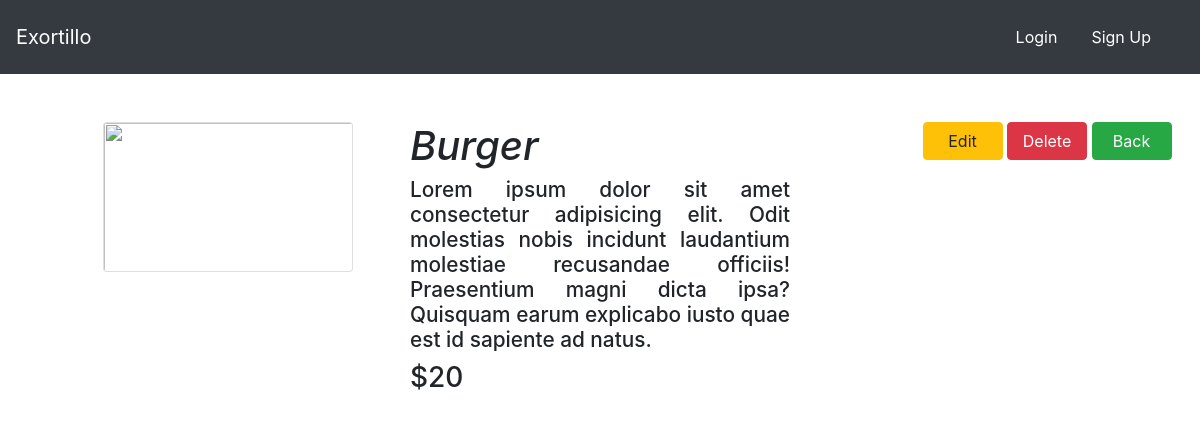
The page /food/detail/2/ on the database its author committed.
### food/models.py (models this page shows, shortened)
class Item(models.Model):
    prod_code = models.IntegerField(default=100)
    for_user = models.CharField(
        max_length=100,
        default="xyz"
        )
    item_name = models.CharField(max_length=50)
    item_desc = models.CharField(
        max_length=500,
        default='''Lorem ipsum dolor sit amet consectetur adipisicing elit. Odit molestias nobis incidunt laudantium molestiae recusandae
officiis! Praesentium magni dicta ipsa? Quisquam earum explicabo iusto quae est id sapiente ad natus.'''
        )
    item_price = models.IntegerField()
    item_image = models.CharField(
        max_length=500,
        default="https://img.freepik.com/free-vector/fast-food-black-background-poster_1284-14589.jpg?w=2000"
    )

### food/views.py (the view)
# urls.py: path("detail/<int:item_id>/", views.detail, name="detail"),
def detail(request,item_id):
    item =Item.objects.get(pk=item_id)
    context = {
         "item":item
    }
    return render(request, "food/detail.html", context)

### food/templates/food/detail.html
{% extends 'food/base.html' %}
{% block body %}
    <div class="row">
        <div class="col-md-2 offset-md-1">
            <img
            height="150px"
            width="250px"
            class="card"
            src="{{ item.item_image}}"
            >
        </div>
        <div class="col-md-4 offset-md-1">
            <h1
            style="font-style: italic;"
            >
                {{ item.item_name}}
            </h1>
            <h2
            style="font-size: 1.3rem;
            text-align: justify;
            "
            >
                {{ item.item_desc}}
            </h2>
            <h3>
                ${{ item.item_price}}
            </h3>
        </div>
        <div class="col-md-3 offset-md-1">
            <a href="{% url 'food:update_item' item.id %}"
            style="width: 80px;"
            class="btn btn-warning">
            Edit
            </a>
            <a href="{% url 'food:delete_item' item.id %}"
            style="width: 80px;"
            class="btn btn-danger">
            Delete
            </a>
            <a href="{% url 'food:index' %}"
            style="width: 80px;"
            class="btn btn-success">
            Back
            </a>
        </div>
    </div>
{% endblock %}

### food/templates/food/base.html (shortened to what this page needs)
{% load static %}
<!DOCTYPE html>
<html lang="en">
<head>
    <link rel="stylesheet" href="{% static 'food/style.css' %}">
    <link rel="stylesheet" href="https://cdn.jsdelivr.net/npm/bootstrap@4.3.1/dist/css/bootstrap.min.css"
>
</head>
<body>
    <nav class="navbar navbar-dark bg-dark">
        <a href="{% url 'food:index' %}" class="navbar-brand">
            Exortillo
        </a>
        <div class="navbar">
            {% if user.is_authenticated %}
            <a href="{% url 'food:create_item' %}" class="nav-item nav-link btn btn-dark">
                Add item
            </a>
            <a href="{% url 'profile' %}" class="nav-item nav-link btn btn-dark">
                Profile
            </a>
            <a href="{% url 'logout' %}" class="nav-item nav-link btn btn-dark">
                Logout
            </a>
            {% else %}
            <a href="{% url 'login' %}" class="nav-item nav-link btn btn-dark">
                Login
            <a href="{% url 'register' %}" class="nav-item nav-link btn btn-dark">
                Sign Up
            {% endif %}
            </a>
        </div>
    </nav>
    {% block body %}
    {% endblock %}
</body>
</html>

### food/static/food/style.css (style rules this page uses)
body { background-color: aquamarine; }

### rows shown on the page
Item: item_name "Burger", item_desc "Lorem ipsum dolor sit amet consectetur adipisicing elit. Odit molestias nobis incidunt laudantium molestiae recusandae officiis! Praesentium magni dicta ipsa? Quisquam earum explicabo iusto quae est id sapiente ad natus.", item_price "20"
